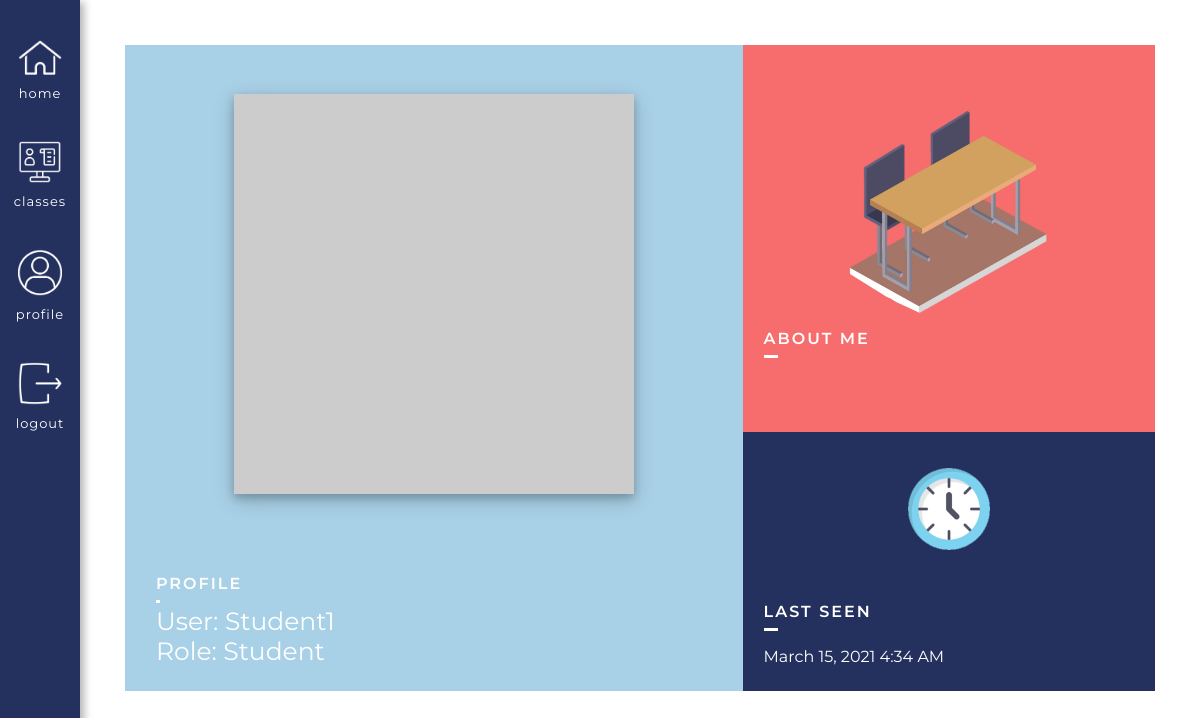
The app's page /user/Student1 (signed in), older data.
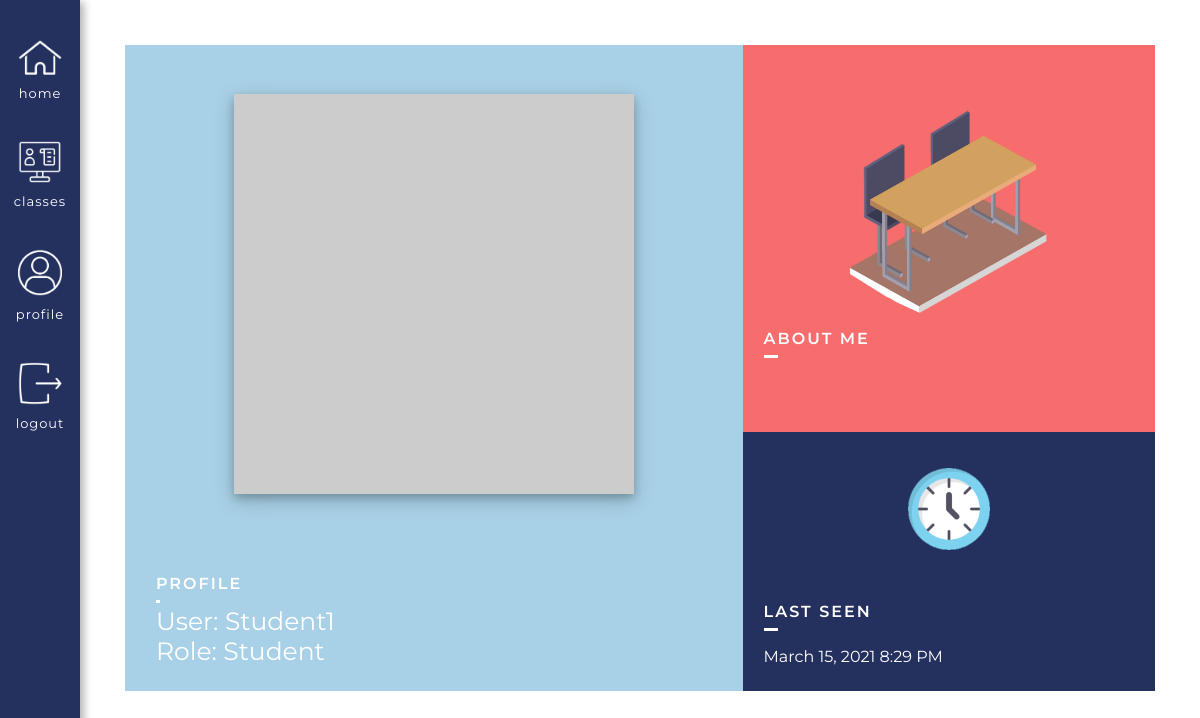
The same page, newer data.
### app/models.py (models this page shows, shortened)
class User(UserMixin, db.Model):
    id = db.Column(db.Integer, primary_key=True)
    username = db.Column(db.String(64), index=True, unique=True) # adding columns to the database
    email = db.Column(db.String(120), index=True, unique=True)
    password_hash = db.Column(db.String(128))
    role = db.Column(db.Integer, index=False, unique=False) # 0 is Teacher, 1 is Student
    about_me = db.Column(db.String(140))
    last_seen = db.Column(db.DateTime, default=datetime.utcnow)
    posts = db.relationship('Post', backref='author', lazy='dynamic') # First part is calling it from the Post model, secret field is the backref (author)
    reactions = db.relationship('Reactions', backref='reactor', lazy='dynamic') # This will show all the reactions that this user has made
    teaches = db.relationship('Courses', backref='teacher', lazy='dynamic') # This will show all the courses that the user teaches
    signups = db.relationship('Signups', backref='student', lazy='dynamic') # This will show all of the signups of that user
    responses = db.relationship('Responses', backref='student_responder', lazy='dynamic') # This will show all the responses of that user
    prompts = db.relationship('Prompts', backref='teacher_prompter', lazy='dynamic') # This will show all forms of that teacher
    def avatar(self, size):
        digest = md5(self.email.lower().encode('utf-8')).hexdigest()
        return 'https://www.gravatar.com/avatar/{}?d=identicon&s={}'.format(digest, size)

### app/routes.py (the view)
@app.route('/user/<username>') # User profile page
@login_required
def user(username):
    if current_user.id == User.query.filter_by(username=username).first():
        return unauthorized_access()
    user = User.query.filter_by(username=username).first_or_404()
    posts = [
        {'author': user, 'body': 'Test post #1'},
        {'author': user, 'body': 'Test post #2'}
    ]
    return render_template('user.html', user=user, posts=posts, title=username)

### app/models.py (called while the page is built)
@login.user_loader
def load_user(id):
        return User.query.get(int(id))

### app/routes.py (called while the page is built)
@app.before_request # This function will be executed right before the view function
def before_request():
    if current_user.is_authenticated: # Checks whether the current user is logged in
        current_user.last_seen = datetime.utcnow() # Sets the last seen to the date using the UTC time zone
        db.session.commit() # Don't need to do db.session.add() because the user is already in the database (using a current_user)

### app/templates/user.html (shortened to what this page needs)
{% extends "base.html" %}
{% block head %}
    <link rel="stylesheet" href="{{ url_for('static', filename='css/user.css') }}">
{% endblock %}
{% block content %}
<div class = "userBox">
    <div class = "userImage">
        <img src="{{ user.avatar(380) }}">
        <div class = "usernameBox">
            <div class = "usernameInside">
                <div class = "titleHolder">
                    <h2>Profile</h2>
                </div>
                <div class = "userInsideAgain">
                    <h1>User: {{ user.username }}</h1>
                    {% if user.role == 0 %}
                        <h1>Role: Teacher</h1>
                    {% else %}
                        <h1>Role: Student</h1>
                    {% endif %}
                </div>
            </div>
        </div>
    </div>
    <div class = "userInfo">
        <div class = "about">
            <div class = "aboutImage">
                <img src="{{ url_for('static', filename='images/Table.png' )}}">
            </div>
            <div class = "aboutMeText">
                <div class = "titleHolder aboutTitle">
                    <h2>About Me</h2>
                </div>
                <div class = "aboutActual">
                </div>
            </div>
        </div>
        <div class = "lastSeenHolder">
            <div class = "aboutImage timeImage">
                <img src="{{ url_for('static', filename='images/Time.png' )}}">
            </div>
            <div class = "lastSeen">
                {% if user.last_seen %}
                    <div class = "titleHolder aboutTitle">
                        <h2>Last seen</h2>
                    </div>
                    <div class = "aboutActual">
                        <p>{{ moment(user.last_seen).format('LLL') }}</p>
                    </div>
                {% endif %}
            </div>
        </div>
    </div>
</div>
{% endblock %}

Row changes from the older to the newer data that the page shows:
changed User "Student1": last_seen "March 15, 2021 4:34 AM" → "March 15, 2021 8:29 PM"
